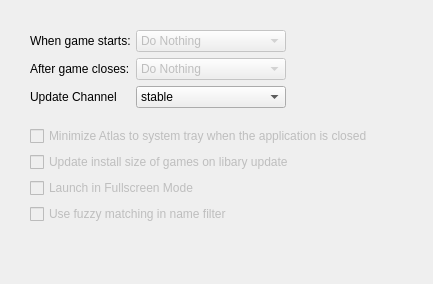
     <widget class="QWidget" name="settingsGeneral">
      <layout class="QGridLayout" name="gridLayout_7">
       <property name="spacing">
        <number>0</number>
       </property>
       <item row="2" column="1">
        <widget class="QWidget" name="verticalWidget" native="true">
         <layout class="QGridLayout" name="gridLayout_6">
          <item row="7" column="0">
           <widget class="QCheckBox" name="checkBox_4">
            <property name="enabled">
             <bool>false</bool>
            </property>
            <property name="text">
             <string>Launch in Fullscreen Mode</string>
            </property>
           </widget>
          </item>
          <item row="5" column="0">
           <widget class="QCheckBox" name="setting_general_systemtray">
            <property name="enabled">
             <bool>false</bool>
            </property>
            <property name="text">
             <string>Minimize Atlas to system tray when the application is closed</string>
            </property>
           </widget>
          </item>
          <item row="6" column="0">
           <widget class="QCheckBox" name="checkBox_3">
            <property name="enabled">
             <bool>false</bool>
            </property>
            <property name="text">
             <string>Update install size of games on libary update</string>
            </property>
           </widget>
          </item>
          <item row="8" column="0">
           <widget class="QCheckBox" name="checkBox">
            <property name="enabled">
             <bool>false</bool>
            </property>
            <property name="text">
             <string>Use fuzzy matching in name filter</string>
            </property>
           </widget>
          </item>
         </layout>
        </widget>
       </item>
       <item row="0" column="1">
        <spacer name="verticalSpacer_6">
         <property name="orientation">
          <enum>Qt::Vertical</enum>
         </property>
         <property name="sizeType">
          <enum>QSizePolicy::Fixed</enum>
         </property>
         <property name="sizeHint" stdset="0">
          <size>
           <width>20</width>
           <height>10</height>
          </size>
         </property>
        </spacer>
       </item>
       <item row="3" column="1">
        <spacer name="verticalSpacer_7">
         <property name="orientation">
          <enum>Qt::Vertical</enum>
         </property>
         <property name="sizeHint" stdset="0">
          <size>
           <width>20</width>
           <height>40</height>
          </size>
         </property>
        </spacer>
       </item>
       <item row="2" column="2">
        <spacer name="horizontalSpacer_4">
         <property name="orientation">
          <enum>Qt::Horizontal</enum>
         </property>
         <property name="sizeHint" stdset="0">
          <size>
           <width>40</width>
           <height>20</height>
          </size>
         </property>
        </spacer>
       </item>
       <item row="2" column="0">
        <spacer name="horizontalSpacer_5">
         <property name="orientation">
          <enum>Qt::Horizontal</enum>
         </property>
         <property name="sizeType">
          <enum>QSizePolicy::Fixed</enum>
         </property>
         <property name="sizeHint" stdset="0">
          <size>
           <width>10</width>
           <height>20</height>
          </size>
         </property>
        </spacer>
       </item>
       <item row="1" column="1">
        <widget class="QWidget" name="widget" native="true">
         <layout class="QGridLayout" name="gridLayout_8">
          <item row="0" column="0">
           <widget class="QLabel" name="label_7">
            <property name="maximumSize">
             <size>
              <width>100</width>
              <height>16777215</height>
             </size>
            </property>
            <property name="text">
             <string>When game starts:</string>
            </property>
           </widget>
          </item>
          <item row="1" column="0">
           <widget class="QLabel" name="label_10">
            <property name="text">
             <string>After game closes:</string>
            </property>
           </widget>
          </item>
          <item row="0" column="1">
           <widget class="QComboBox" name="setting_general_startup">
            <property name="enabled">
             <bool>false</bool>
            </property>
            <property name="maximumSize">
             <size>
              <width>150</width>
              <height>16777215</height>
             </size>
            </property>
            <item>
             <property name="text">
              <string>Do Nothing</string>
             </property>
            </item>
            <item>
             <property name="text">
              <string>Minimize</string>
             </property>
            </item>
            <item>
             <property name="text">
              <string>Close</string>
             </property>
            </item>
           </widget>
          </item>
          <item row="1" column="1">
           <widget class="QComboBox" name="setting_general_close">
            <property name="enabled">
             <bool>false</bool>
            </property>
            <property name="minimumSize">
             <size>
              <width>150</width>
              <height>0</height>
             </size>
            </property>
            <property name="maximumSize">
             <size>
              <width>200</width>
              <height>16777215</height>
             </size>
            </property>
            <item>
             <property name="text">
              <string>Do Nothing</string>
             </property>
            </item>
            <item>
             <property name="text">
              <string>Restore Window</string>
             </property>
            </item>
           </widget>
          </item>
          <item row="1" column="2">
           <spacer name="horizontalSpacer_6">
            <property name="orientation">
             <enum>Qt::Horizontal</enum>
            </property>
            <property name="sizeHint" stdset="0">
             <size>
              <width>40</width>
              <height>20</height>
             </size>
            </property>
           </spacer>
          </item>
          <item row="2" column="0">
           <widget class="QLabel" name="label_48">
            <property name="text">
             <string>Update Channel</string>
            </property>
           </widget>
          </item>
          <item row="2" column="1">
           <widget class="QComboBox" name="settings_general_update_channel">
            <item>
             <property name="text">
              <string>stable</string>
             </property>
            </item>
            <item>
             <property name="text">
              <string>nightly</string>
             </property>
            </item>
            <item>
             <property name="text">
              <string>off</string>
             </property>
            </item>
           </widget>
          </item>
         </layout>
        </widget>
       </item>
      </layout>
     </widget>
